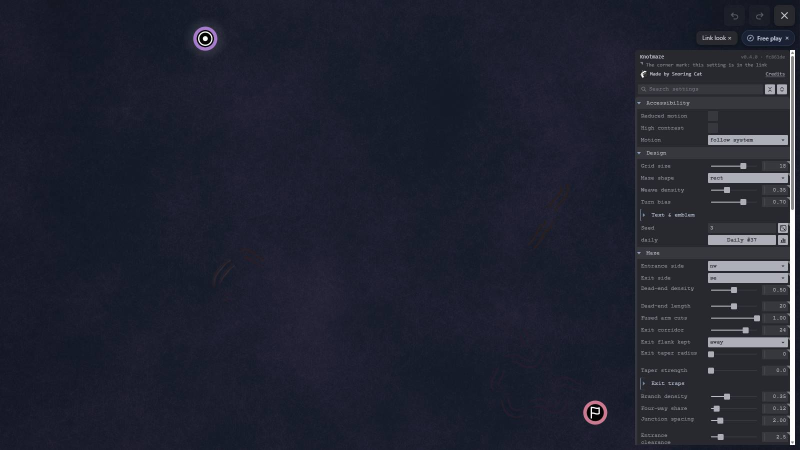
#> input picture .claude/probes/K1444/g2_50.jpg, 1600 x 900 px (shown at 1/2 size); the run also reads 1 picture not shown here
$ python s2_scene_sheet.py ../K1444/g2_50.jpg ../K1444/g2_64.jpg ../K1444/g2_64.jpg 5 5
#> lines starting #> are read from the running program, lines starting #| are printed output that depends on the picture; after the words box and inside, x2 and y2 are one past the last pixel; in counts of white or black regions, pixels touching at a corner belong together
# K1482 s2: master | tip | diff tiles at every changed spot of two gf frames (no site list needed).
#   python s2_scene_sheet.py <master.png> <tip.png> <outprefix> [R=28] [PER=18]
import sys
import numpy as np
from PIL import Image, ImageDraw
a, b, out = sys.argv[1:4]
R = int(sys.argv[4]) if len(sys.argv) > 4 else 28
PER = int(sys.argv[5]) if len(sys.argv) > 5 else 18
A = np.asarray(Image.open(a).convert("RGB")); B = np.asarray(Image.open(b).convert("RGB"))
#> further down, A is the input picture: shape (900, 1600, 3); mean R, G, B 33.1, 35.4, 49
L = lambda X: (X[..., :3].astype(np.float32) @ np.array([0.299, 0.587, 0.114], np.float32))
dL = L(B) - L(A); ch = np.abs(dL) > 3
#> after `dL = L(B) - L(A)`:
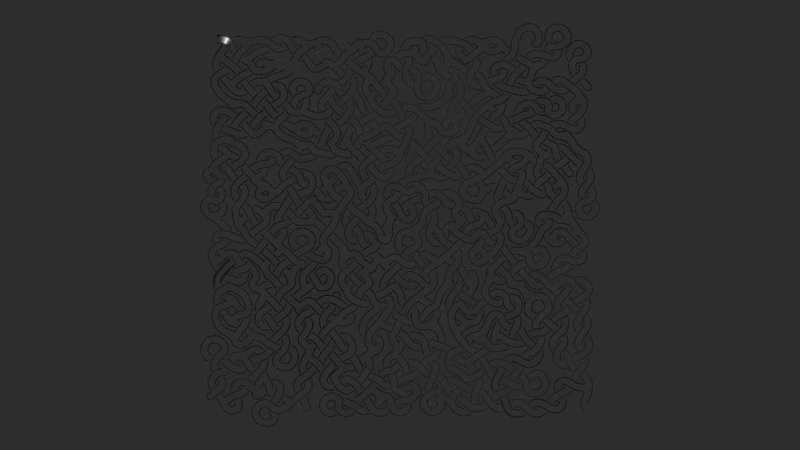
#> dL: shape (900, 1600) float32 (shown at 1/2 size); min -35.87, max 164.8, mean -0.9; drawn with min black and max white
#> after `ch = np.abs(dL) > 3`:
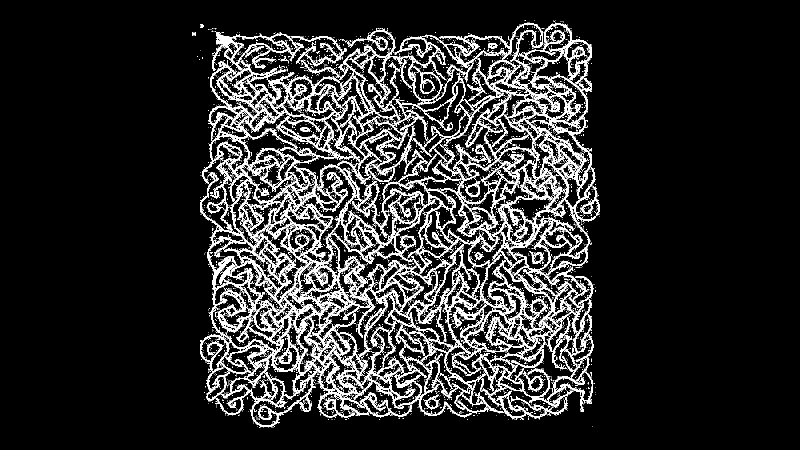
#> ch: shape (900, 1600) bool (shown at 1/2 size); 13% white; 7697 white regions (7588 under 20 px), largest, box (x1, y1, x2, y2) and area: (400, 96, 1096, 856) 84219, (882, 45, 1200, 703) 34413, (429, 62, 608, 140) 2913
print("changed px", int(ch.sum()))
#| changed px 187640
# cluster changed pixels: 16 px cells, 8-connected cells form one spot (no scipy here)
C = 16; ys, xs = np.nonzero(ch); cells = {}
for y, x in zip(ys // C, xs // C): cells[(int(y), int(x))] = cells.get((int(y), int(x)), 0) + 1
#> this loop made 187640 passes
#> x on passes 1 to 3: 65, 65, 65
#> after the loop, cells = 2353 items
seen = set(); spots = []
for c0 in cells:
    if c0 in seen: continue
    st = [c0]; seen.add(c0); grp = []
    while st:
        c = st.pop(); grp.append(c)
        for dy in (-1, 0, 1):
            for dx in (-1, 0, 1):
                nb = (c[0] + dy, c[1] + dx)
                if nb in cells and nb not in seen: seen.add(nb); st.append(nb)
    k = sum(cells[c] for c in grp)
    if k < 8: continue
    m = np.zeros_like(ch);
    for (cy, cx) in grp: m[cy * C:(cy + 1) * C, cx * C:(cx + 1) * C] = ch[cy * C:(cy + 1) * C, cx * C:(cx + 1) * C]
    yy, xx = np.nonzero(m); spots.append((k, int(xx.mean()), int(yy.mean())))
#> this loop made 2353 passes
#> c0 on passes 2 to 4: (2, 66), (2, 69), (2, 70)
#> after the loop, seen = 2353 items; spots = [(187639, 794, 453)]
spots.sort(reverse=True)
print("spots", len(spots), [s[0] for s in spots])
#| spots 1 [187639]
def boost(X): return np.clip((X.astype(np.int32) - 14) * 4, 0, 255).astype(np.uint8)
T = 2 * R * 4
for page in range((len(spots) + PER - 1) // PER):
    sp = spots[page * PER:(page + 1) * PER]; cols = 2; rows = (len(sp) + 1) // 2
    im = Image.new("RGB", (cols * (3 * T + 20) , rows * (T + 14) + 14), "white"); dr = ImageDraw.Draw(im)
    dr.text((2, 1), "master | tip | diff (red = tip darker, green = tip lighter)", fill="black")
    for q, (k, x, y) in enumerate(sp):
        cx, cy = (q % cols) * (3 * T + 20), 14 + (q // cols) * (T + 14)
        dr.text((cx + 2, cy), f"({x},{y}) {k}px", fill="red")
        x0, y0 = max(0, x - R), max(0, y - R)
        ca = A[y0:y0 + 2 * R, x0:x0 + 2 * R]; cb = B[y0:y0 + 2 * R, x0:x0 + 2 * R]
        cd = boost(cb).copy(); dd = dL[y0:y0 + 2 * R, x0:x0 + 2 * R]
        cd[dd < -3] = (255, 0, 0); cd[dd > 3] = (0, 255, 0)
        for j, c in enumerate((boost(ca), boost(cb), cd)):
            im.paste(Image.fromarray(c[..., :3]).resize((T, T), Image.NEAREST), (cx + j * (T + 3), cy + 12))
    im.save(f"{out}_{page:02d}.png"); print("wrote", f"{out}_{page:02d}.png")
#> this loop made 1 pass
#> (sp, cols, rows) on pass 1: ([(187639, 794, 453)], 2, 1)
#| wrote ../K1444/g2_64.jpg_00.png
#> pass 1, `im.save(f'{out}_{page:02d}.png')`:
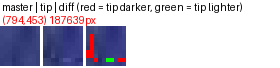
#> saved as g2_64.jpg_00.png: PIL image 280x68 RGB; mean R, G, B 199.1, 195.9, 210.5
